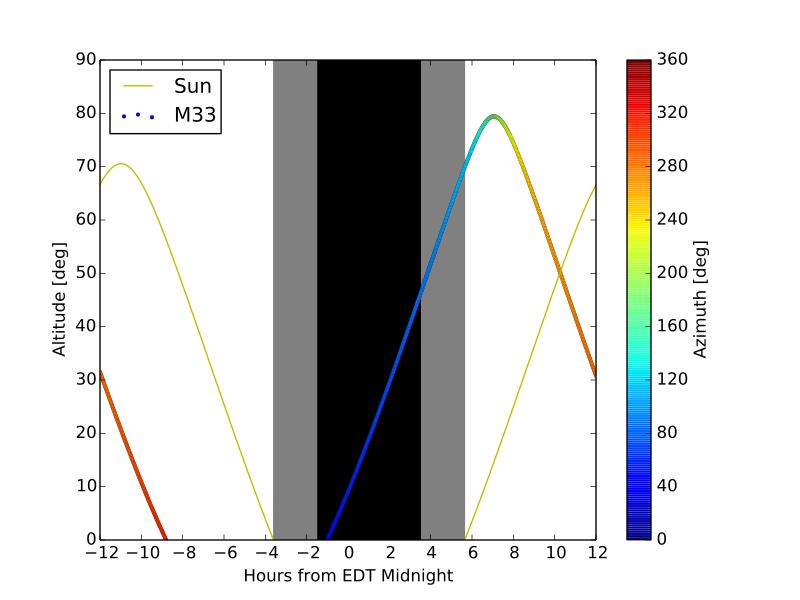

Recreate this plot in Python.
import numpy as np
import matplotlib.pyplot as plt
from astropy import units as u
from astropy.time import Time
from astropy.coordinates import SkyCoord, EarthLocation, AltAz, get_sun

#supress the warning about vector transforms so as not to clutter the doc build log
import warnings
warnings.filterwarnings('ignore',module='astropy.coordinates.baseframe')

m33 = SkyCoord.from_name('M33')
bear_mountain = EarthLocation(lat=41.3*u.deg, lon=-74*u.deg, height=390*u.m)
utcoffset = -4*u.hour  # Eastern Daylight Time
midnight = Time('2012-7-13 00:00:00') - utcoffset

delta_midnight = np.linspace(-12, 12, 1000)*u.hour
times = midnight + delta_midnight
altazframe = AltAz(obstime=times, location=bear_mountain)
sunaltazs = get_sun(times).transform_to(altazframe)
m33altazs = m33.transform_to(altazframe)

plt.plot(delta_midnight, sunaltazs.alt, color='y', label='Sun')
plt.scatter(delta_midnight, m33altazs.alt, c=m33altazs.az, label='M33', lw=0, s=8)
plt.fill_between(delta_midnight, 0, 90, sunaltazs.alt < -0*u.deg, color='0.5', zorder=0)
plt.fill_between(delta_midnight, 0, 90, sunaltazs.alt < -18*u.deg, color='k', zorder=0)
plt.colorbar().set_label('Azimuth [deg]')
plt.legend(loc='upper left')
plt.xlim(-12, 12)
plt.xticks(np.arange(13)*2 -12)
plt.ylim(0, 90)
plt.xlabel('Hours from EDT Midnight')
plt.ylabel('Altitude [deg]')
